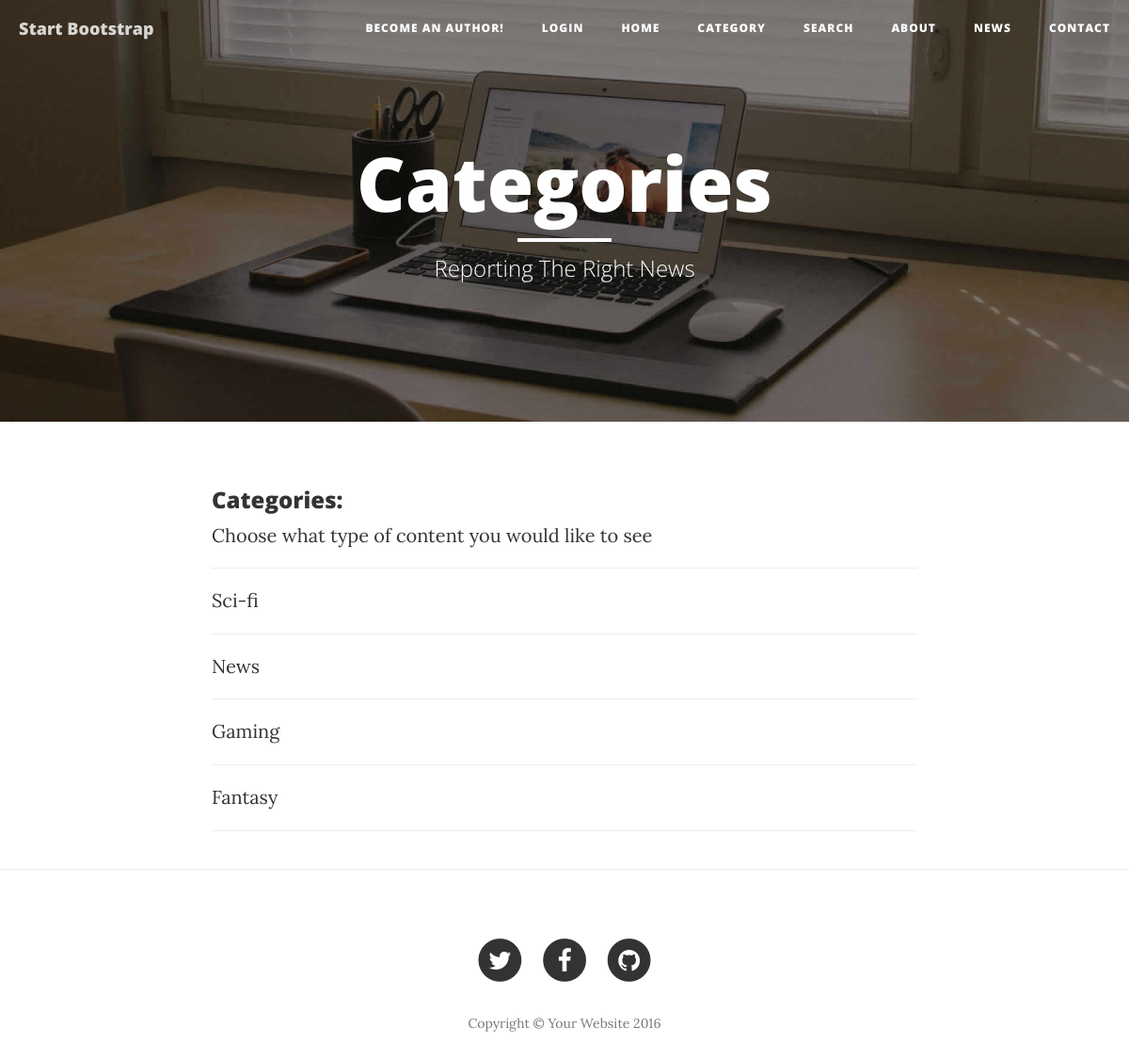
Page /news/category/ on the earlier database version.
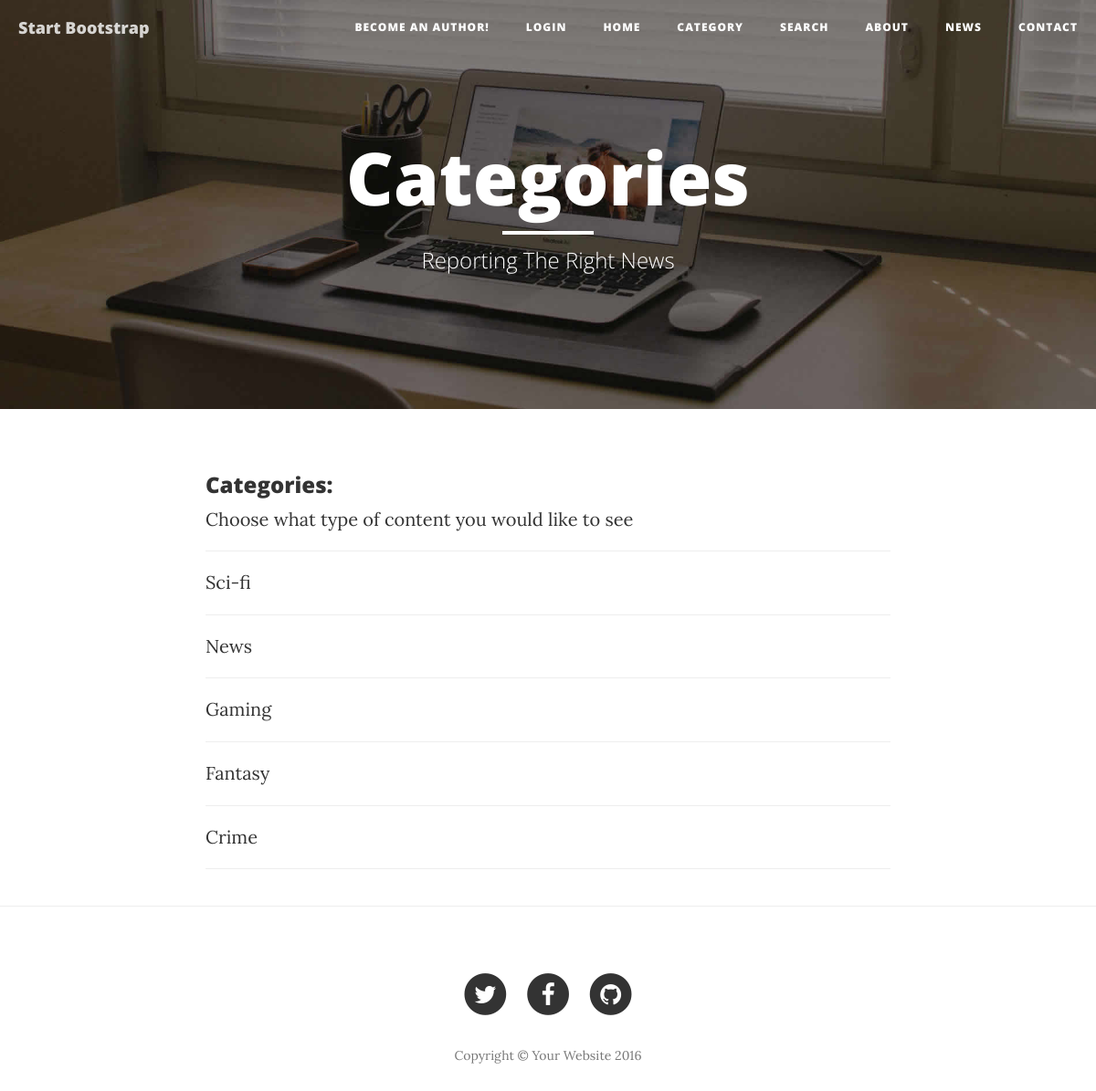
Same page on the later database version.
### news/models.py (models this page shows, shortened)
class Category(models.Model):
    tag = models.CharField(max_length=64, unique = True)
    subscribers = models.ManyToManyField(User, through='UserCategory')

### news/views.py (the view)
# urls.py: path('category/', CategoryList.as_view(), name="category"),
class CategoryList(ListView):
    model = Category
    ordering = '-tag'
    queryset = Category.objects.all()
    template_name = 'categories.html'
    context_object_name = 'category_list'

### news/templatetags/custom_tags.py (called while the page is built)
@register.filter('in_group')
def in_group(user, group_name):
    return user.groups.filter(name=group_name).exists()

### templates/categories.html
{% extends 'flatpages/default.html' %}
{% load custom_filters %}
{% block title %}
Categories
{% endblock title %}
{% block undertitle %}
Reporting The Right News
{% endblock undertitle %}
{% block content %}
<div class="container">
    <div class="row">
        <div class="col-lg-8 col-lg-offset-2 col-md-10 col-md-offset-1">
            <h3>Categories: </h3>
            Choose what type of content you would like to see
            <hr>
            {% for category in category_list %}
                    <a href="http://127.0.0.1:8000/news/category/content?tag={{ category.tag }}">
                      {{ category.tag }}
                    </a>
                <hr>
            {% empty %}
                <h1>No news, yet! Hold on</h1>
                <hr>
            {% endfor %}
        </div>
    </div>
</div>
{% endblock content %}

Differences in the rows shown:
added Category: tag "Crime"
